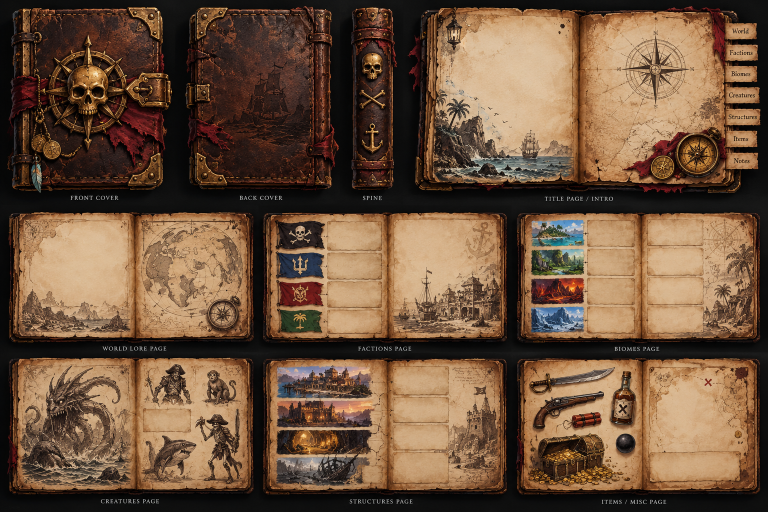
#> input picture art_src/chronicle/weathered_chronicles.png, 1536 x 1024 px, given in place of book.png, which was not available (shown at 1/2 size)
$ python gen_chronicle_art.py ../art_src/chronicle/weathered_chronicles.png
#> lines starting #> are read from the running program, lines starting #| are printed output that depends on the picture; pictures that were not available may be replaced by others from this repository, and a replacement may not be noted
"""Art for THE WEATHERED CHRONICLE (the lore book, 2026-10-01).

    python tools/gen_chronicle_art.py            -> everything
    python tools/gen_chronicle_art.py painted    -> only the painted art (art_src/chronicle/gen)
    python tools/gen_chronicle_art.py sketches   -> the old model-render ink sketches (sketch_<id>.png, unused)

Writes into assets/pixelpirates/textures/gui/chronicle/:
  book.png            1024x512 atlas at 2 texels per GUI pixel. The spread (704x440 = GUI 352x220) sits at 0,0; the
                      parts to its right MUST match the constants in client/screen/ChronicleScreen.java (B_*).
  art/<name>.png      illustrations. Cut from the concept sheet art_src/chronicle/weathered_chronicles.png (the user's
                      reference, NOT shipped) - "sketch" crops become ink with a transparent paper, "paint" crops keep
                      their colour inside a torn-paper edge.
  art/boss_<id>.png   sepia ink sketches of the ten chain bosses, rendered from their real GeckoLib models through
                      tools/preview_geo.py.
and textures/item/weathered_chronicle.png (32x32 from the concept's front cover).
Preview: tools/previews/chronicle_sheet.png. Needs `pip install pillow numpy`.
"""
import math, pathlib, random, sys
import numpy as np
from PIL import Image, ImageDraw, ImageFilter

ROOT = pathlib.Path(__file__).resolve().parent.parent
ASSETS = ROOT / "src/main/resources/assets/pixelpirates"
OUT = ASSETS / "textures/gui/chronicle"
ART = OUT / "art"
CONCEPT = ROOT / "art_src/chronicle/weathered_chronicles.png"
PREV = ROOT / "tools/previews"

INK = np.array([52, 34, 20], float)
S = 2                                   # texels per GUI pixel


def rgb(h):
    h = h.lstrip("#")
    return np.array([int(h[i:i + 2], 16) for i in (0, 2, 4)], float)


# [21 lines left out: functions vnoise, fbm, not called in this run]


def lerp(a, b, t):
    return a + (b - a) * t[..., None]


# =====================================================================================
# THE BOOK
# =====================================================================================
LEATHER, LEATHER_D, LEATHER_L = rgb("#5e2e1c"), rgb("#24100a"), rgb("#8a4a2c")
PAPER, PAPER_D, BURN = rgb("#efdcb2"), rgb("#c9a56c"), rgb("#6a3e1c")
BRASS, BRASS_D, BRASS_L = rgb("#b8862e"), rgb("#5a3a10"), rgb("#f2d27a")
RED, RED_D = rgb("#8e1a14"), rgb("#4a0a08")

BW, BH = 352 * S, 220 * S               # the spread
# page rectangles in texels (GUI: left 12..174, right 178..340, y 8..212)
LP = (12 * S, 8 * S, 175 * S, 212 * S)
RP = (177 * S, 8 * S, 340 * S, 212 * S)


# [115 lines left out: functions leather, page_block, parchment, brass_corner, book, not called in this run]


# --- parts (positions in texels; GUI = /2) --------------------------------------------
TAB = (720, 0, 108, 36)          # tag GUI 54x18; selected tag is the next one down
ARROW = (720, 80, 36, 24)        # next page; prev = mirrored at +40; hover row at +26
STAMP_X = (704, 140, 128, 128)   # the red X over a slain boss portrait (GUI 64x64)
STAMP_SKULL = (840, 140, 72, 72) # skull seal (GUI 36x36)
SEAL = (920, 140, 56, 56)        # wax seal on a sealed page (GUI 28x28)
RULE = (704, 280, 280, 16)       # divider flourish (GUI 140x8)
TORN = (704, 300, 300, 120)      # torn-out stub (GUI 150x60), 9-sliced by the screen


# [116 lines left out: functions tag, arrow, stamp_x, skull, rule, torn and 1 more, not called in this run]


# =====================================================================================
# ILLUSTRATIONS FROM THE CONCEPT SHEET
# =====================================================================================
# name: (box in the concept, mode, target GUI width). sketch = ink on transparent paper; paint = keep colour, torn edge.
CROPS = {
    "seascape": ((866, 175, 1150, 362), "sketch", 150),
    "compass": ((1232, 52, 1404, 222), "sketch", 90),
    "flag_corsairs": ((553, 562, 650, 620), "paint", 48),
    "flag_armada": ((553, 503, 650, 561), "paint", 48),
    "flag_merchants": ((553, 620, 650, 680), "paint", 48),
    "flag_drowned": ((553, 441, 650, 500), "paint", 48),
    "monkey": ((405, 735, 482, 812), "sketch", 56),
    "shark": ((278, 860, 398, 955), "sketch", 80),
    "skeleton": ((392, 830, 488, 982), "sketch", 60),
    "wreck": ((553, 915, 745, 975), "paint", 140),
    "cutlass": ((1056, 733, 1232, 783), "sketch", 90),
    "pistol": ((1060, 786, 1200, 845), "sketch", 70),
    "rum": ((1218, 738, 1278, 852), "sketch", 30),
    "palms": ((1395, 470, 1515, 672), "sketch", 70),
    "mountains": ((28, 575, 268, 668), "sketch", 140),
}


# [44 lines left out: functions to_sketch, to_paint, tint, illustrations, not called in this run]


# =====================================================================================
# BOSS SKETCHES (from the real models)
# =====================================================================================
BOSSES = [  # (id, model, texture, yaw, pitch)
    ("captain_rackham", "captain_rackham", None, 28, 8),
    ("sea_serpent", "sea_serpent", None, 55, 12),
    ("molten_warlord", "molten_warlord", None, 25, 8),
    ("ghost_captain", "ghost_captain", None, 28, 8),
    ("abyssal_king", "abyssal_king", None, 25, 8),
    ("bloodfin", "bloodfin", None, 40, 14),
    ("kraken", "kraken", None, 20, 18),
    ("chained_revenant", "chained_revenant", None, 25, 8),
    ("abyssal_heart", "abyssal_heart", None, 30, 10),
    ("leviathan", "leviathan", None, 55, 14),
]
KEY = (255, 0, 255)


# [43 lines left out: functions ink_sketch, portraits, not called in this run]


# =====================================================================================
# THE PAINTED ART (the user's ChatGPT images, art_src/chronicle/gen/ - prompts in
# D:/Minecraft Modding/Chronicle Art - Image Prompts.txt). 3 texels per GUI pixel; the screen draws them smoothed.
# =====================================================================================
GEN = ROOT / "art_src/chronicle/gen"
D = 3                                         # texels per GUI pixel for the paintings
# name: (mode, GUI width, crop box as fractions or None)
PAINTED = {
    **{f"boss_{b}": ("card", 88, (0.0, 0.03, 1.0, 0.86)) for b, *_ in [x for x in [
        ("captain_rackham",), ("sea_serpent",), ("molten_warlord",), ("ghost_captain",), ("abyssal_king",),
        ("bloodfin",), ("kraken",), ("chained_revenant",), ("abyssal_heart",), ("leviathan",)]]},
    **{f"sea_{i}": ("torn", 138, None) for i in range(1, 6)},
    **{f"place_{n}": ("torn", 138, None) for n in ("wavebreak", "rackhams_hold", "serpent_gate", "cinder_citadel",
                                                     "flying_dutchman", "sunken_court", "whalers_grave", "krakens_maw",
                                                     "gallows_grotto", "titans_chest", "leviathan_spire")},
    **{f"chapter_{n}": ("ink", 138, None) for n in ("world", "hunt", "fishing", "homestead", "log")},
}


# [135 lines left out: functions key_white, to_ink, painted, item_icon, not called in this run]


def preview():
    files = [OUT / "book.png"] + sorted(ART.glob("*.png"))
    sheet = Image.new("RGBA", (1400, 1500), (40, 34, 30, 255))
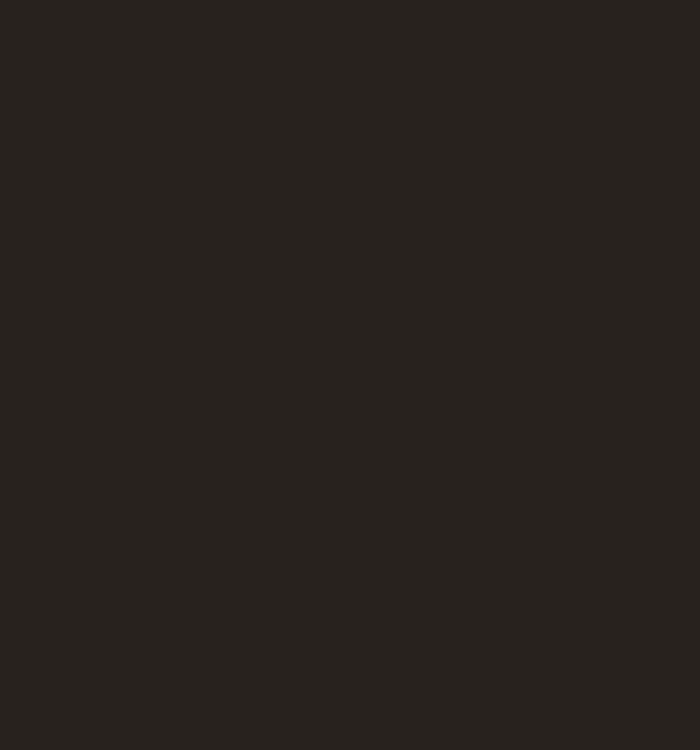
#> sheet: PIL image 1400x1500 RGBA (shown at 1/2 size); mean R, G, B, A 40, 34, 30, 255
    x = y = rowh = 0
    for f in files:
        im = Image.open(f).convert("RGBA")
        if im.width > 700: im = im.resize((im.width // 1, im.height // 1))
        if x + im.width > 1400: x, y, rowh = 0, y + rowh + 6, 0
        bg = Image.new("RGBA", im.size, (232, 214, 172, 255)) if f.parent == ART else Image.new("RGBA", im.size, (40, 34, 30, 255))
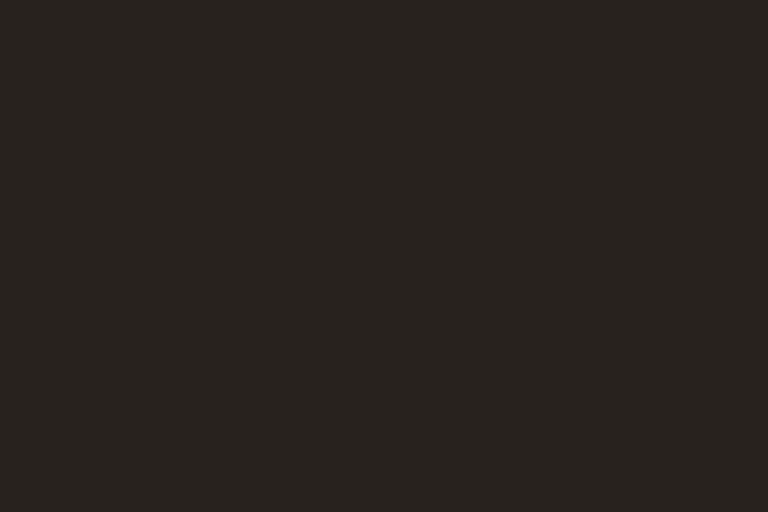
#> bg: PIL image 1536x1024 RGBA (shown at 1/2 size); mean R, G, B, A 40, 34, 30, 255
        sheet.alpha_composite(Image.alpha_composite(bg, im), (x, y))
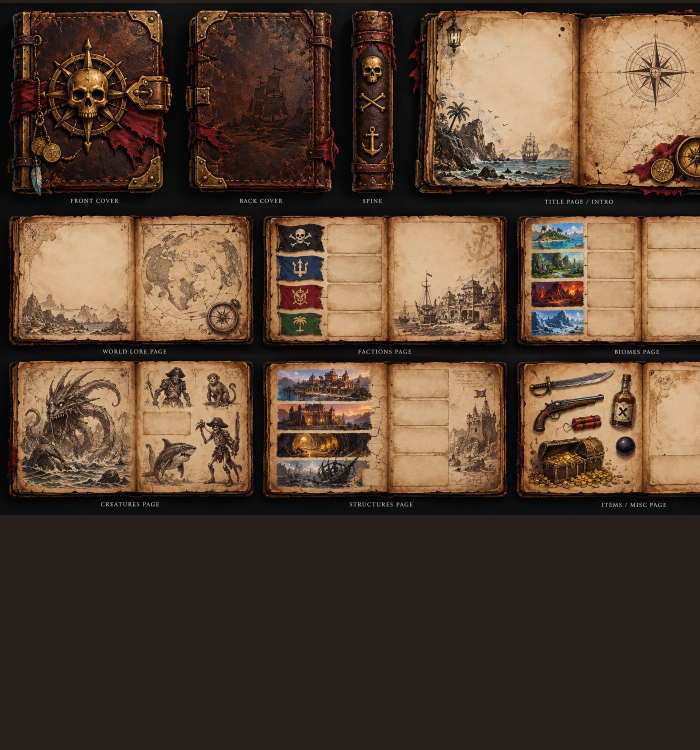
#> sheet: PIL image 1400x1500 RGBA (shown at 1/2 size); mean R, G, B, A 87.8, 67.6, 51.3, 255
        x += im.width + 6
#> x = 1542
        rowh = max(rowh, im.height)
#> rowh = 1024
    sheet.save(PREV / "chronicle_sheet.png")


if __name__ == "__main__":
    ART.mkdir(parents=True, exist_ok=True)
    PREV.mkdir(parents=True, exist_ok=True)
    only = sys.argv[1:]
    if not only or "book" in only: book()
    if not only or "art" in only: illustrations()
    if "sketches" in only: portraits()                # old model sketches (sketch_<id>.png), superseded by the paintings
    if not only or "painted" in only: painted()
    if not only or "icon" in only: item_icon()
    preview()
